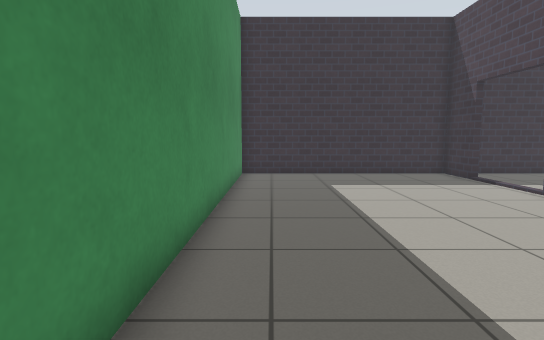
[1] (above)

23 first-person views from a walk through a Gazebo world. The camera is 0.9 m above the floor, tilts 6° down and sees 80° across. The floor is counted in squares, 0.5 m on a side. Each view is taken from the middle of a square. On the plan, view 1 faces up. The plan holds only what a view shows up to about 17 squares ahead; the rest is blank. The place goes on beyond the plan. The robots in the file are not drawn. Simple patterns stand in for the simulator's built-in surfaces.

[2]
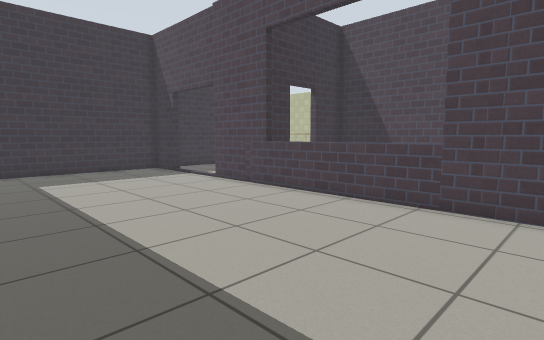

[3]
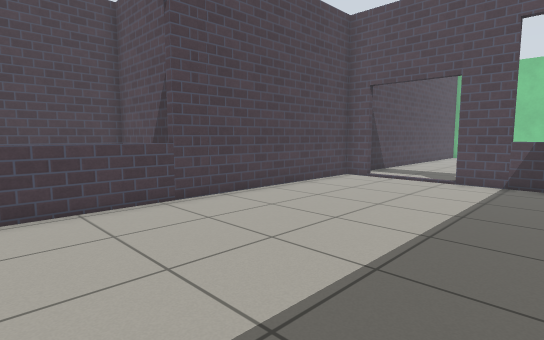

[4]
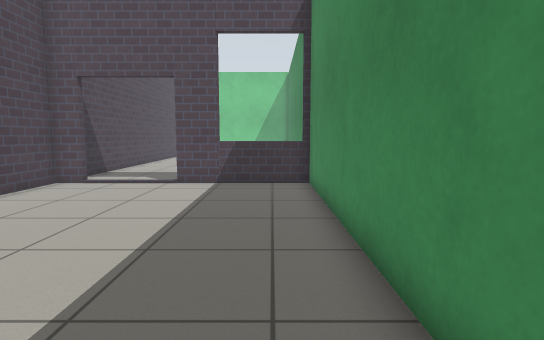

[5]
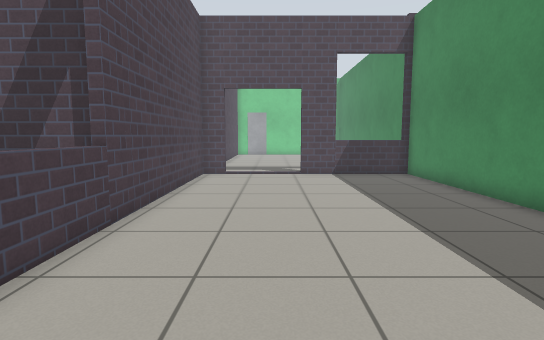

[6]
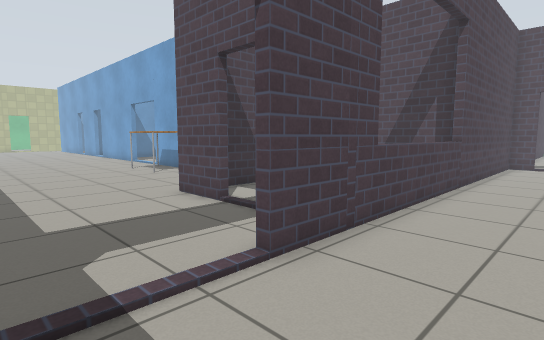

[7]
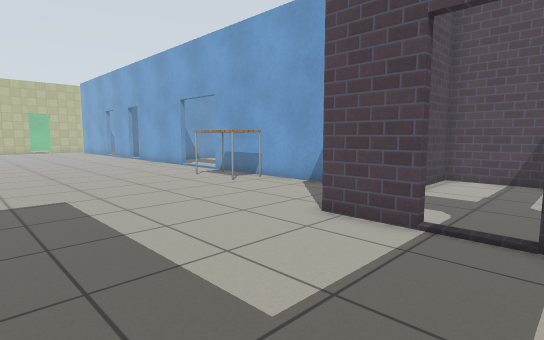

[8]
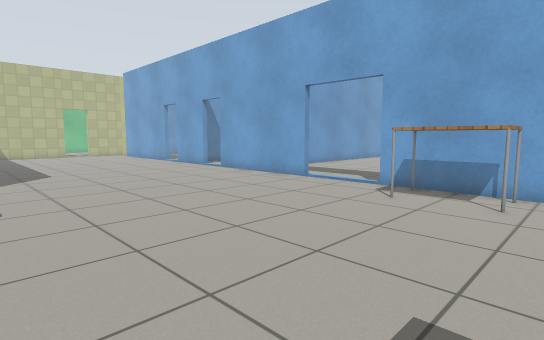

[9]
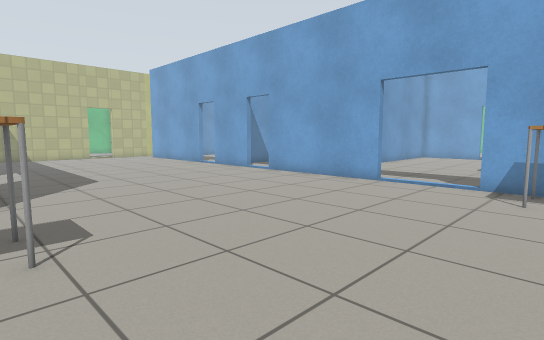

[10]
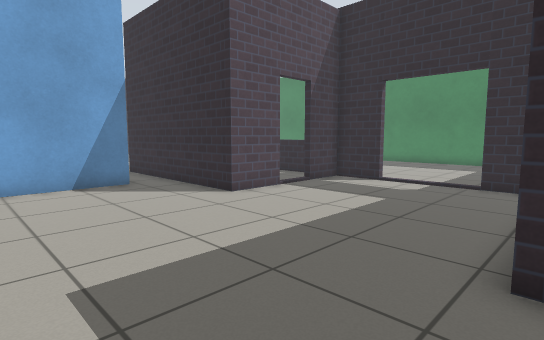

[11]
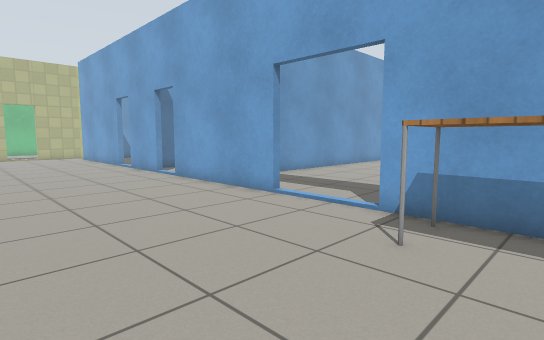

[12]
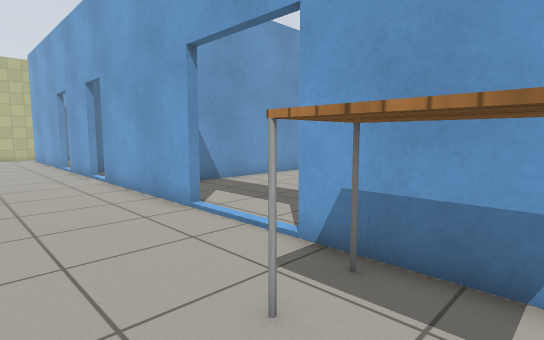

[13]
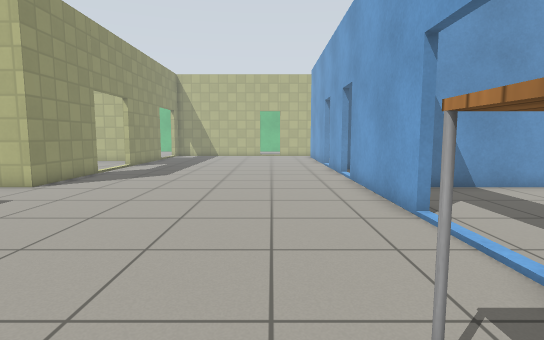

[14]
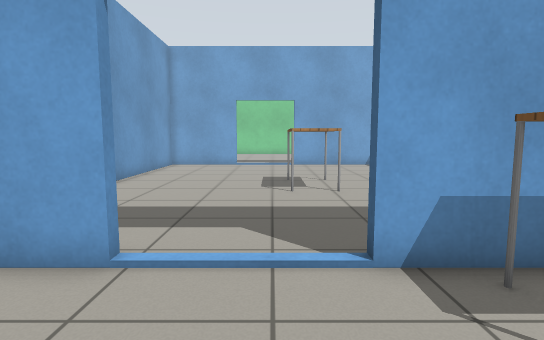

[15]
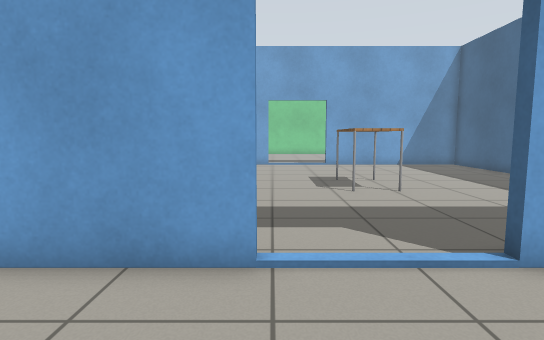

[16]
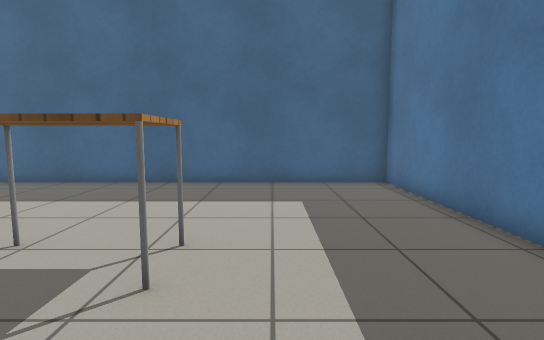

[17]
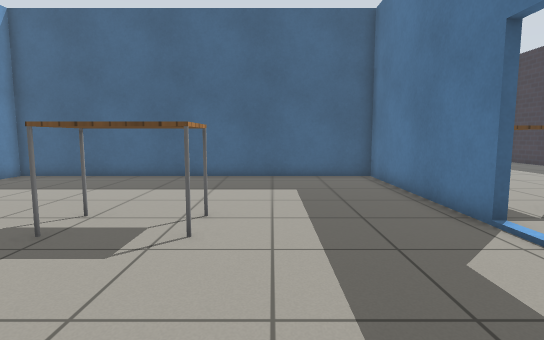

[18]
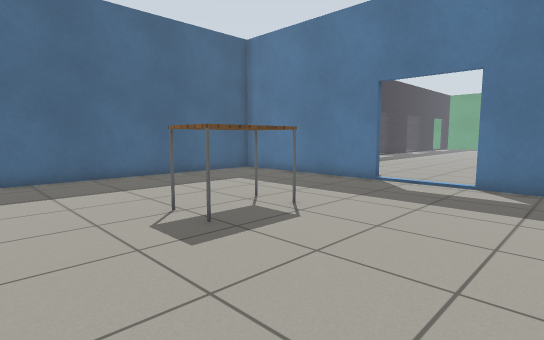

[19]
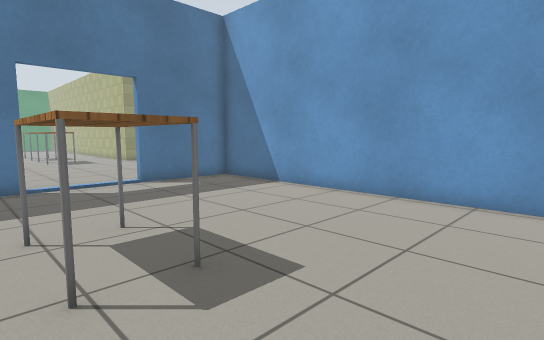

[20]
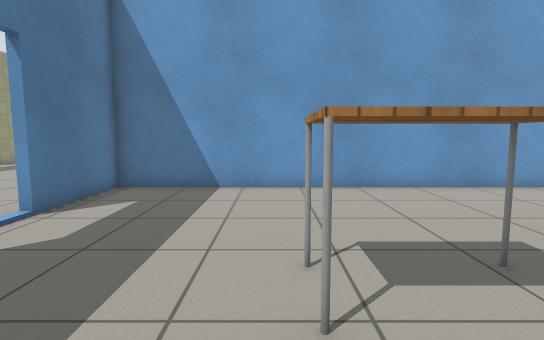

[21]
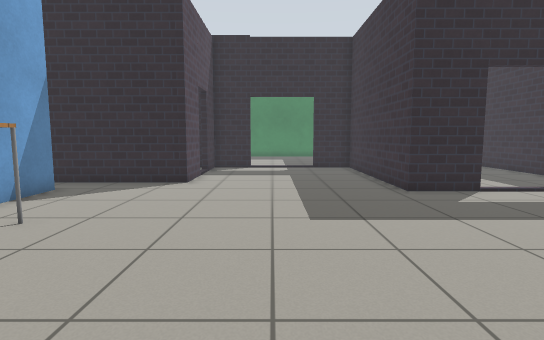

[22]
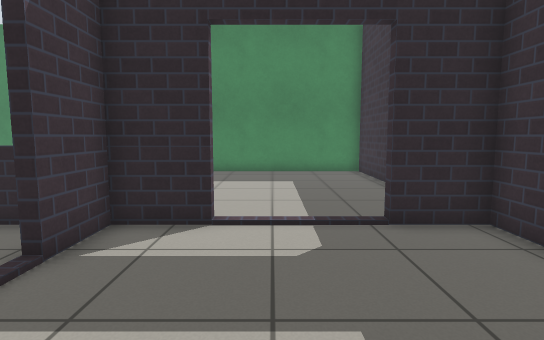

[23]
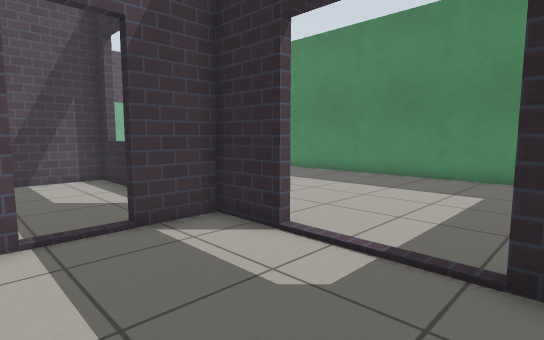

### Floor plan
Points are (right, up) in squares from view 1. A wall is a line through its corners. A room is listed if a view was taken in it or the views show most of it. See-through windows are left out.
Room 1 (views 1, 2, 3, 4, 5, 6)
walls: (8.3, 13.3) (8.3, 15.4) (-1.4, 15.4) (-1.4, -8.3) (3.6, -8.3); (7.1, -8.3) (8.3, -8.3) (8.3, 9.9)
ways out: opening at (8.5, 11.5) to room 2
Room 2 (views 7, 8, 9, 10, 11, 12, 13, 14, 15, 21, 22, 23)
walls: (28.1, 3.7) (34.6, 3.7); (22.4, 3.7) (24.6, 3.7); (16.6, 16.5) (16.6, 15.4) (8.6, 15.4) (8.6, 13.4); (16.2, 3.7) (20.5, 3.7); (36.6, 15.4) (32.3, 15.4) (32.3, 16.5); (36.2, 3.7) (39.5, 3.7); (12.2, 7.7) (14.6, 7.7) (14.6, -0.6); (8.6, 9.9) (8.6, 7.7) (10.6, 7.7)
ways out: opening at (8.5, 11.5) to room 1; opening at (26.5, 3.5) to room 3; opening at (11.5, 7.5) to room 4; opening at (35.5, 3.5)
objects: table (20, 4) to (23, 6); table (28, 15) to (29, 15)
Room 3 (views 16, 17, 18, 19, 20)
walls: (24.8, 3.4) (16.6, 3.4) (16.6, -9.5); (32.3, -9.5) (32.3, 3.4) (28.1, 3.4)
ways out: opening at (26.5, 3.5) to room 2
objects: table (24, -5) to (25, -2)
Room 4 (no view inside)
walls: (8.6, 2.4) (8.6, -0.3) (14.3, -0.3) (14.3, 7.4) (12.2, 7.4); (10.5, 7.4) (9.4, 7.4)
low walls: (8.6, 6) (8.6, 4.3)
ways out: opening at (11.5, 7.5) to room 2

Where each view was taken, in squares from view 1:
view 1: 0 up, 0 right, facing up
view 2: 2 down, 0 right, facing up-right
view 3: 5 up, 0 right, facing down-right
view 4: 4 up, 0 right, facing down
view 5: 7 up, 5 right, facing down
view 6: 13 up, 5 right, facing down-right
view 7: 14 up, 10 right, facing down-right
view 8: 15 up, 19 right, facing down-right
view 9: 16 up, 22 right, facing down-right
view 10: 16 up, 21 right, facing down-left
view 11: 11 up, 21 right, facing down-right
view 12: 8 up, 21 right, facing down-right
view 13: 7 up, 21 right, facing right
view 14: 8 up, 26 right, facing down
view 15: 8 up, 28 right, facing down
view 16: 1 down, 29 right, facing left
view 17: 1 down, 31 right, facing left
view 18: 9 down, 31 right, facing up-left
view 19: 9 down, 23 right, facing up-right
view 20: 2 down, 21 right, facing right
view 21: 11 up, 27 right, facing left
view 22: 11 up, 15 right, facing left
view 23: 14 up, 13 right, facing down-left
